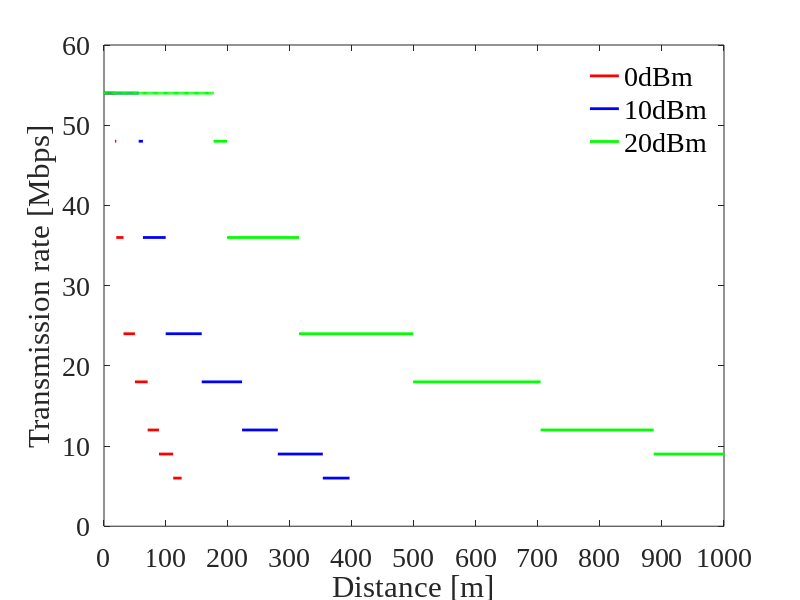

Reproduce this figure in MATLAB.
% 各伝送レートにおける最大伝送距離の計算
Rmin = [-82 -81 -79 -77 -74 -70 -66 -65]; % 最小受信感度[dBm]
Tp_values = [0, 10, 20]; % 送信電力[dBm]の異なる値
f = 2.4 * 10^9;
c = 3 * 10^8;
TR = [6 9 12 18 24 36 48 54];

% 色指定
colors = {'r', 'b', 'g'};

figure('Position', [100, 100, 800, 500]);
hold on;

legend_handles = []; % 凡例用のハンドル

for j = 1:length(Tp_values)
    Tp = Tp_values(j);
    d = zeros(size(Rmin));
    
    for i = 1:length(Rmin)
        Lfs = Tp - Rmin(i);
        d(i) = ((10^(Lfs/20)) * c) / (4 * pi * f);
    end
    
    % プロット
    for i = 1:length(d)-1
        x = linspace(d(i), d(i+1), 2);
        y = ones(size(x)) * TR(i);
        h = plot(x, y, 'Color', colors{j}, 'LineWidth', 2);
        
        if i == 1  % 凡例用に最初の線のハンドルを保存
            legend_handles(j) = h;
        end
    end
    
    % 最後の区間もプロット
    x = linspace(d(end), 0, 100);
    y = ones(size(x)) * TR(end);
    plot(x, y, 'Color', colors{j}, 'LineWidth', 2);
end

xlabel('Distance [m]', 'FontSize', 20, 'FontName', 'Times New Roman');
ylabel('Transmission rate [Mbps]', 'FontSize', 20, 'FontName', 'Times New Roman');
set(gca, 'FontSize', 20, 'FontName', 'Times New Roman');
grid off;
box on;

% 軸のメモリ設定
yticks(0:10:60);
xticks(0:100:1000);
ylim([0 60]);
xlim([0 1000]);

% 凡例（プロットの色と一致）
legend(legend_handles, {'0dBm', '10dBm', '20dBm'}, 'FontSize', 20, 'FontName', 'Times New Roman', ...
    'Location', 'northeast', 'Box', 'off');

hold off;
